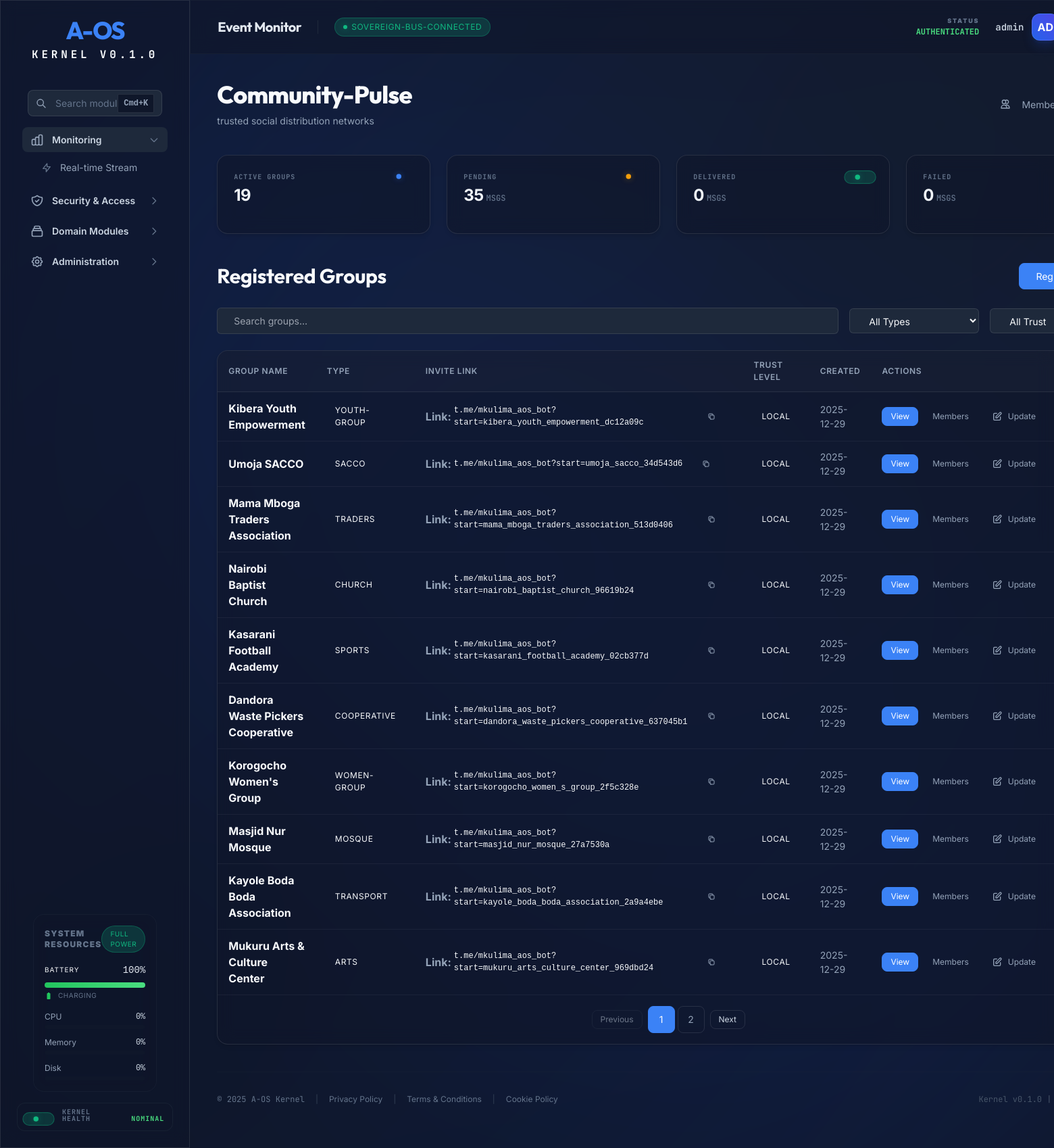
Screenshot of /community/ (signed in) with the database file from the repository.
### tables this page shows
CREATE TABLE community_groups (
        id TEXT PRIMARY KEY,
        name TEXT NOT NULL,
        description TEXT,
        group_type TEXT,
        tags TEXT DEFAULT '[]', -- JSON list
        location TEXT,
        admin_id TEXT,
        trust_level TEXT DEFAULT 'local',
        preferred_channels TEXT DEFAULT 'ussd,sms',
        active BOOLEAN DEFAULT 1,
        created_at DATETIME DEFAULT CURRENT_TIMESTAMP
    , invite_slug TEXT, community_code TEXT, code_active BOOLEAN DEFAULT 0);

### aos/api/routers/community.py (the view)
@router.get("/", response_class=HTMLResponse)
async def community_dashboard(
    request: Request,
    page: int = 1,
    search: str = None,
    type: str = None,
    trust: str = None,
    operator=Depends(get_current_operator)
):
    if operator.get("role") == AosRole.COMMUNITY_ADMIN.value:
        comm_id = operator.get("community_id")
        if comm_id:
            return RedirectResponse(url=f"/community/{comm_id}", status_code=status.HTTP_303_SEE_OTHER)
    pagination_data = community_state.module.list_groups(
        page=page,
        per_page=10,
        search_query=search,
        group_type=type,
        trust_level=trust
    ) if community_state.module else {
        "groups": [],
        "total": 0,
        "page": 1,
        "per_page": 10,
        "total_pages": 0
    }
    group_types = []
    if community_state.module:
        group_types = community_state.module.get_group_types()
    broadcast_stats = {"pending": 0, "sent": 0, "failed": 0, "total": 0}
    if community_state.module:
        res = community_state.module._db.execute("SELECT COUNT(*) FROM broadcasts").fetchone()
        broadcasts_count = res[0] if res else 0
        broadcast_stats["total"] = broadcasts_count
        status_res = community_state.module._db.execute("""
            SELECT status, COUNT(*)
            FROM broadcast_deliveries
            GROUP BY status
        """).fetchall()
        for status, count in status_res:
            if status in broadcast_stats:
                broadcast_stats[status] = count
    context = {
        "request": request,
        "user": operator,
        "search": search,
        "selected_type": type,
        "selected_trust": trust,
        "group_types": group_types,
        "groups": pagination_data.get("groups", []),
        "total": pagination_data.get("total", 0),
        "page": pagination_data.get("page", 1),
        "total_pages": pagination_data.get("total_pages", 0),
        "telegram_bot_username": settings.telegram_bot_username,
        "broadcasts_count": broadcasts_count,
        "broadcast_stats": broadcast_stats,
        "inquiry_hits": 0
    }
    if request.headers.get("hx-request") == "true":
        return templates.TemplateResponse("partials/community_groups_table.html", context)
    return templates.TemplateResponse("community.html", context)

### aos/api/templates/community.html (shortened to what this page needs)
{% extends "dashboard.html" %}
{% from "components/atoms/EliteButton.html" import elite_button %}
{% from "components/atoms/Card.html" import card %}
{% from "components/molecules/DataCard.html" import data_card %}
{% from "components/molecules/Pagination.html" import pagination %}
{% block content %}
<header class="mb-10 flex items-center justify-between">
    <div>
        <h1 class="aos-h1 mb-2">Community-Pulse</h1>
        <p class="aos-text-muted aos-text-sm">trusted social distribution networks</p>
    </div>
    <div>
        <a href="/community/members" class="aos-btn aos-btn-ghost aos-size-md">
            <svg class="w-4 h-4" fill="none" stroke="currentColor" viewBox="0 0 24 24">
                <path stroke-linecap="round" stroke-linejoin="round" stroke-width="2"
                    d="M12 4.354a4 4 0 110 5.292M15 21H3v-1a6 6 0 0112 0v1zm0 0h6v-1a6 6 0 00-9-5.197M13 7a4 4 0 11-8 0 4 4 0 018 0z">
                </path>
            </svg>
            <span class="aos-btn-text ml-2">Member Directory</span>
        </a>
    </div>
</header>
<div class="grid grid-cols-1 md:grid-cols-4 gap-6">
    {{ data_card(label="Active Groups", value=total|string, status="info") }}
    {{ data_card(label="Pending", value=broadcast_stats.pending|string, unit="msgs", status="warning") }}
    {{ data_card(label="Delivered", value=broadcast_stats.sent|string, unit="msgs", status="success") }}
    {{ data_card(label="Failed", value=broadcast_stats.failed|string, unit="msgs", status="error") }}
</div>
<section class="aos-stack-md">
    <div class="flex items-center justify-between mb-6">
        <h2 class="aos-h2">Registered Groups</h2>
        <button class="aos-btn aos-btn-primary aos-size-md" hx-get="/community/register" hx-target="#modal-content"
            onclick="openModal()">
            <span class="aos-btn-text">Register Group</span>
        </button>
    </div>
    <div class="flex flex-wrap items-center gap-4 mb-6">
        <div class="flex-1 min-w-[240px]">
            <input type="text" name="search" placeholder="Search groups..." class="aos-input aos-size-md w-full"
                value="{{ search or '' }}" hx-get="/community" hx-trigger="keyup changed delay:500ms, search"
                hx-target="#groups-table-container" hx-push-url="true" hx-include="[name='type'], [name='trust']"
                hx-swap="outerHTML">
        </div>
        <div class="w-48">
            <select name="type" class="aos-input aos-size-md w-full" hx-get="/community"
                hx-target="#groups-table-container" hx-push-url="true" hx-include="[name='search'], [name='trust']"
                hx-swap="outerHTML">
                <option value="">All Types</option>
            </select>
        </div>
        <div class="w-48">
            <select name="trust" class="aos-input aos-size-md w-full" hx-get="/community"
                hx-target="#groups-table-container" hx-push-url="true" hx-include="[name='search'], [name='type']"
                hx-swap="outerHTML">
                <option value="">All Trust</option>
            </select>
        </div>
    </div>
    {% include "partials/community_groups_table.html" %}
</section>
{% endblock %}

### aos/api/templates/partials/community_groups_table.html (shortened to what this page needs)
{% from "components/atoms/Card.html" import card %}
{% from "components/molecules/Pagination.html" import pagination %}
<div id="groups-table-container">
    {% call card(padding="0", class="aos-overflow-hidden") %}
    <table class="aos-table">
        <thead>
            <tr>
                <th>Group Name</th>
                <th>Type</th>
                <th>Invite Link</th>
                <th>Trust Level</th>
                <th>Created</th>
                <th>Actions</th>
            </tr>
        </thead>
        <tbody>
            {% for group in groups %}
            <tr>
                <td class="aos-font-bold">{{ group.name }}</td>
                <td><span class="aos-badge aos-badge-info">{{ group.group_type }}</span></td>
                <td>
                    <div class="aos-stack-xs">
                        {% if group.invite_slug %}
                        <div class="flex items-center gap-1">
                            <span class="aos-text-[10px] aos-text-muted aos-uppercase aos-font-bold">Link:</span>
                            <code
                                class="aos-text-xs">t.me/{{ telegram_bot_username }}?start={{ group.invite_slug }}</code>
                            <button class="aos-btn aos-btn-ghost aos-size-xs"
                                onclick="navigator.clipboard.writeText('https://t.me/{{ telegram_bot_username }}?start={{ group.invite_slug }}'); alert('Link copied!')">
                                <svg class="w-3 h-3" fill="none" stroke="currentColor" viewBox="0 0 24 24">
                                    <path
                                        d="M8 16H6a2 2 0 01-2-2V6a2 2 0 012-2h8a2 2 0 012 2v2m-6 12h8a2 2 0 002-2v-8a2 2 0 00-2-2h-8a2 2 0 00-2 2v8a2 2 0 002 2z"
                                        stroke-width="2" stroke-linecap="round" stroke-linejoin="round"></path>
                                </svg>
                            </button>
                        </div>
                        {% endif %}
                    </div>
                </td>
                <td>
                    <span
                        class="aos-badge {% if group.trust_level == 'verified' %}aos-badge-success{% else %}aos-badge-warning{% endif %}">
                        {{ group.trust_level }}
                    </span>
                </td>
                <td class="aos-text-sm aos-text-muted">
                    {% if group.created_at is string %}
                    {{ group.created_at[:10] }}
                    {% else %}
                    {{ group.created_at.strftime('%Y-%m-%d') }}
                    {% endif %}
                </td>
                <td>
                    <div class="flex items-center gap-2">
                        <a href="/community/{{ group.id }}" class="aos-btn aos-btn-primary aos-size-sm">
                            <span class="aos-btn-text">View</span>
                        </a>
                        <button class="aos-btn aos-btn-ghost aos-size-sm" hx-get="/community/{{ group.id }}/members"
                            hx-target="#modal-content" onclick="openModal()">
                            <span class="aos-btn-text">Members</span>
                        </button>
                        <button class="aos-btn aos-btn-ghost aos-size-sm aos-text-primary"
                            hx-get="/community/{{ group.id }}/edit" hx-target="#modal-content" onclick="openModal()">
                            <svg class="w-4 h-4" fill="none" stroke="currentColor" viewBox="0 0 24 24">
                                <path stroke-linecap="round" stroke-linejoin="round" stroke-width="2"
                                    d="M11 5H6a2 2 0 00-2 2v11a2 2 0 002 2h11a2 2 0 002-2v-5m-1.414-9.414a2 2 0 112.828 2.828L11.828 15H9v-2.828l8.586-8.586z">
                                </path>
                            </svg>
                            <span class="aos-btn-text">Update</span>
                        </button>
                        <button class="aos-btn aos-btn-ghost aos-size-sm aos-text-danger hover:aos-bg-danger-fade"
                            hx-delete="/community/{{ group.id }}"
                            data-aos-confirm="Deactivate '{{ group.name }}'? This will retire all broadcasts but preserve audit data."
                            hx-target="closest tr" hx-swap="outerHTML swap:400ms">
                        </button>
                    </div>
                </td>
            </tr>
            {% else %}
            <tr>
                <td colspan="5" class="aos-text-center aos-py-8 aos-text-muted">
                    No community groups matching your filters.
                </td>
            </tr>
            {% endfor %}
        </tbody>
    </table>
    {{ pagination(
    current_page=page,
    total_pages=total_pages,
    on_page_change="loadPage"
    ) }}
    {% endcall %}
</div>

### aos/api/templates/partials/design_system.html (style rules this page uses)
body { margin: 0; scroll-behavior: smooth; -webkit-font-smoothing: antialiased; background: var(--aos-surface-base); color: var(--aos-neutral-50); font-family: var(--aos-font-sans); }
.aos-h1 { font-family: var(--aos-font-display); font-size: var(--aos-size-4xl); font-weight: 800; letter-spacing: -0.02em; line-height: 1.1; }
.aos-h2 { font-family: var(--aos-font-display); font-size: var(--aos-size-3xl); font-weight: 700; letter-spacing: -0.01em; }
.aos-text-sm { font-size: var(--aos-size-sm); }
.aos-text-xs { font-size: var(--aos-size-xs); }
.aos-font-bold { font-weight: 700; }
.aos-text-primary { color: var(--aos-primary-base); }
.aos-text-muted { color: var(--aos-neutral-400); }
.aos-table { width: 100%; border-collapse: collapse; }
.aos-table thead { background: rgba(255, 255, 255, 0.02); border-bottom: 1px solid var(--aos-surface-border); }
.aos-table th { padding: var(--aos-spacing-3) var(--aos-spacing-4); text-align: left; font-size: var(--aos-size-xs); font-weight: 600; text-transform: uppercase; letter-spacing: 0.05em; color: var(--aos-neutral-400); }
.aos-table td { padding: var(--aos-spacing-3) var(--aos-spacing-4); border-bottom: 1px solid rgba(255, 255, 255, 0.05); }

### aos/api/templates/components/atoms/EliteButton.html (style rules this page uses)
.aos-btn { position: relative; display: inline-flex; align-items: center; justify-content: center; gap: var(--aos-spacing-2); font-weight: var(--aos-weight-semibold); border-radius: var(--aos-radius-lg); border: 1px solid transparent; transition: all var(--aos-duration-base) var(--aos-easing-out); cursor: pointer; font-family: var(--aos-font-sans); white-space: nowrap; }
.aos-size-sm { padding: var(--aos-spacing-1) var(--aos-spacing-3); font-size: var(--aos-size-xs); }
.aos-size-md { padding: var(--aos-spacing-2) var(--aos-spacing-6); font-size: var(--aos-size-sm); }
.aos-btn-primary { background: var(--aos-primary-base); color: var(--aos-primary-text); border-color: var(--aos-primary-base); }
.aos-btn-ghost { background: transparent; color: var(--aos-neutral-400); border-color: transparent; }

### rows the page displays
community_groups: name "Kibera Youth Empowerment", group_type "YOUTH-GROUP", telegram_bot_username "mkulima_aos_bot", invite_slug "kibera_youth_empowerment_dc12a09c", trust_level "LOCAL", created_at "2025-12-29"
community_groups: name "Umoja SACCO", group_type "SACCO", telegram_bot_username "mkulima_aos_bot", invite_slug "umoja_sacco_34d543d6", trust_level "LOCAL", created_at "2025-12-29"
community_groups: name "Mama Mboga Traders Association", group_type "TRADERS", telegram_bot_username "mkulima_aos_bot", invite_slug "mama_mboga_traders_association_513d0406", trust_level "LOCAL", created_at "2025-12-29"
community_groups: name "Nairobi Baptist Church", group_type "CHURCH", telegram_bot_username "mkulima_aos_bot", invite_slug "nairobi_baptist_church_96619b24", trust_level "LOCAL", created_at "2025-12-29"
community_groups: name "Kasarani Football Academy", group_type "SPORTS", telegram_bot_username "mkulima_aos_bot", invite_slug "kasarani_football_academy_02cb377d", trust_level "LOCAL", created_at "2025-12-29"
community_groups: name "Dandora Waste Pickers Cooperative", group_type "COOPERATIVE", telegram_bot_username "mkulima_aos_bot", invite_slug "dandora_waste_pickers_cooperative_637045b1", trust_level "LOCAL", created_at "2025-12-29"
community_groups: name "Korogocho Women's Group", group_type "WOMEN-GROUP", telegram_bot_username "mkulima_aos_bot", invite_slug "korogocho_women_s_group_2f5c328e", trust_level "LOCAL", created_at "2025-12-29"
community_groups: name "Masjid Nur Mosque", group_type "MOSQUE", telegram_bot_username "mkulima_aos_bot", invite_slug "masjid_nur_mosque_27a7530a", trust_level "LOCAL", created_at "2025-12-29"
community_groups: name "Kayole Boda Boda Association", group_type "TRANSPORT", telegram_bot_username "mkulima_aos_bot", invite_slug "kayole_boda_boda_association_2a9a4ebe", trust_level "LOCAL", created_at "2025-12-29"
community_groups: name "Mukuru Arts & Culture Center", group_type "ARTS", telegram_bot_username "mkulima_aos_bot", invite_slug "mukuru_arts_culture_center_969dbd24", trust_level "LOCAL", created_at "2025-12-29"

### other values shown
{{ title }} "Monitoring Security & Access Domain Modules Administration"
{{ item.text }} "Real-time Stream"
{{ name }} "KERNEL HEALTH"
{{ status_text }} "NOMINAL"
{{ text }} "SOVEREIGN-BUS-CONNECTED"
{{ user.username }} "admin"
{{ user.username[:2].upper() }} "AD"
{{ label }} "ACTIVE GROUPS PENDING DELIVERED FAILED"
{{ value }} "19 35 0 0"
{{ unit }} "MSGS MSGS MSGS"
{{ text }} "Previous Next"
{{ page }} "1" "2"
